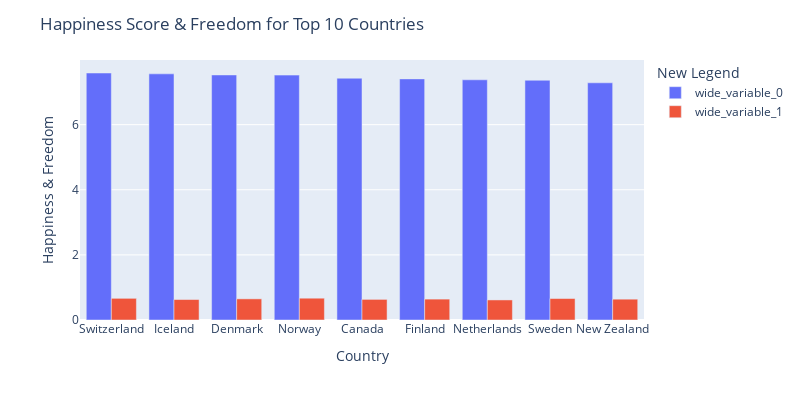

Source (notebook cell):
### Code cell
country = whr15_df[whr15_df['Happiness Rank'] < 10]['Country']
happiness_score =  whr15_df[whr15_df['Happiness Rank'] < 10]['Happiness Score']
freedom_score = whr15_df[whr15_df['Happiness Rank'] < 10]['Freedom']

fig = ple.bar(whr15_df, x = country,
        y = [happiness_score, freedom_score],
        # name = ['Happiness Rank', 'Freedom'],
        width = 800, height = 400, barmode= 'group',
        labels = {
            'x' : 'Countries', 'y' : 'Happiness Rank'},
        hover_name = country
        )
# fig = ple.bar(whr15_df, x = whr15_df[whr15_df['Happiness Rank'] < 10]['Country'],
#         y = [whr15_df[whr15_df['Happiness Rank'] < 10]['Happiness Score'],
#         whr15_df[whr15_df['Happiness Rank'] < 10]['Freedom']],
#         # name = ['Happiness Rank', 'Freedom'],
#         width = 800, height = 400, barmode= 'group',
#         labels = {
#             'x' : 'Countries', 'y' : ['Happiness Rank', 'Freedom']},
#         hover_name = whr15_df[whr15_df['Happiness Rank'] < 10]['Country']
#         )
fig.update_layout(legend_title_text = 'New Legend',
title = 'Happiness Score & Freedom for Top 10 Countries',
yaxis_title = 'Happiness & Freedom',
xaxis_title = 'Country')
fig.show()

### Figure 1 — Plotly figure (JSON) as saved in the notebook; plotly's stock layout.template omitted (floating-point values rounded to 4 significant figures)
{"data": [{"alignmentgroup": "True", "hovertemplate": "<b>%{hovertext}</b><br><br>variable=wide_variable_0<br>Countries=%{x}<br>value=%{y}<extra></extra>", "hovertext": ["Switzerland", "Iceland", "Denmark", "Norway", "Canada", "Finland", "Netherlands", "Sweden", "New Zealand"], "legendgroup": "wide_variable_0", "marker": {"color": "#636efa", "pattern": {"shape": ""}}, "name": "wide_variable_0", "offsetgroup": "wide_variable_0", "orientation": "v", "showlegend": true, "textposition": "auto", "type": "bar", "x": ["Switzerland", "Iceland", "Denmark", "Norway", "Canada", "Finland", "Netherlands", "Sweden", "New Zealand"], "xaxis": "x", "y": [7.587, 7.561, 7.527, 7.522, 7.427, 7.406, 7.378, 7.364, 7.286], "yaxis": "y"}, {"alignmentgroup": "True", "hovertemplate": "<b>%{hovertext}</b><br><br>variable=wide_variable_1<br>Countries=%{x}<br>value=%{y}<extra></extra>", "hovertext": ["Switzerland", "Iceland", "Denmark", "Norway", "Canada", "Finland", "Netherlands", "Sweden", "New Zealand"], "legendgroup": "wide_variable_1", "marker": {"color": "#EF553B", "pattern": {"shape": ""}}, "name": "wide_variable_1", "offsetgroup": "wide_variable_1", "orientation": "v", "showlegend": true, "textposition": "auto", "type": "bar", "x": ["Switzerland", "Iceland", "Denmark", "Norway", "Canada", "Finland", "Netherlands", "Sweden", "New Zealand"], "xaxis": "x", "y": [0.6656, 0.6288, 0.6494, 0.6697, 0.633, 0.6417, 0.6158, 0.6598, 0.6394], "yaxis": "y"}], "layout": {"barmode": "group", "height": 400, "legend": {"title": {"text": "New Legend"}, "tracegroupgap": 0}, "margin": {"t": 60}, "title": {"text": "Happiness Score & Freedom for Top 10 Countries"}, "width": 800, "xaxis": {"anchor": "y", "domain": [0, 1], "title": {"text": "Country"}}, "yaxis": {"anchor": "x", "domain": [0, 1], "title": {"text": "Happiness & Freedom"}}}}
